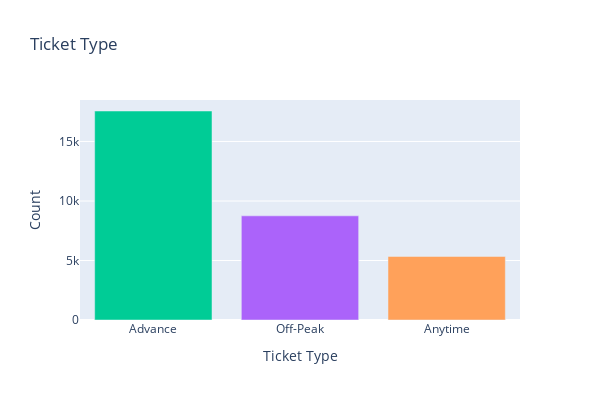

Notebook code for this chart:
### Code cell
fig = px.bar(Ticket_type, x=Ticket_type.index, y=Ticket_type.values, color=Ticket_type.index,
             labels={'x': 'Ticket Type', 'y': 'Count'}, title='Ticket Type',
             color_discrete_map={'Online': 'blue', 'In-Store': 'green'})

fig.update_layout(xaxis_title='Ticket Type', yaxis_title='Count', showlegend=False)

fig.update_layout(
    xaxis_title='Ticket Type',
    yaxis_title='Count',
    showlegend=False,
    height=400,  
    width=600    
)

fig.show()

### Figure 1 — Plotly figure (JSON) as saved in the notebook; plotly's stock layout.template omitted (floating-point values rounded to 4 significant figures)
{"data": [{"alignmentgroup": "True", "hovertemplate": "Ticket Type=%{x}<br>Count=%{y}<extra></extra>", "legendgroup": "Advance", "marker": {"color": "#00cc96", "pattern": {"shape": ""}}, "name": "Advance", "offsetgroup": "Advance", "orientation": "v", "showlegend": true, "textposition": "auto", "type": "bar", "x": ["Advance"], "xaxis": "x", "y": [17561], "yaxis": "y"}, {"alignmentgroup": "True", "hovertemplate": "Ticket Type=%{x}<br>Count=%{y}<extra></extra>", "legendgroup": "Off-Peak", "marker": {"color": "#ab63fa", "pattern": {"shape": ""}}, "name": "Off-Peak", "offsetgroup": "Off-Peak", "orientation": "v", "showlegend": true, "textposition": "auto", "type": "bar", "x": ["Off-Peak"], "xaxis": "x", "y": [8752], "yaxis": "y"}, {"alignmentgroup": "True", "hovertemplate": "Ticket Type=%{x}<br>Count=%{y}<extra></extra>", "legendgroup": "Anytime", "marker": {"color": "#FFA15A", "pattern": {"shape": ""}}, "name": "Anytime", "offsetgroup": "Anytime", "orientation": "v", "showlegend": true, "textposition": "auto", "type": "bar", "x": ["Anytime"], "xaxis": "x", "y": [5340], "yaxis": "y"}], "layout": {"barmode": "relative", "height": 400, "legend": {"title": {"text": "Ticket Type"}, "tracegroupgap": 0}, "showlegend": false, "title": {"text": "Ticket Type"}, "width": 600, "xaxis": {"anchor": "y", "categoryarray": ["Advance", "Off-Peak", "Anytime"], "categoryorder": "array", "domain": [0, 1], "title": {"text": "Ticket Type"}}, "yaxis": {"anchor": "x", "domain": [0, 1], "title": {"text": "Count"}}}}
